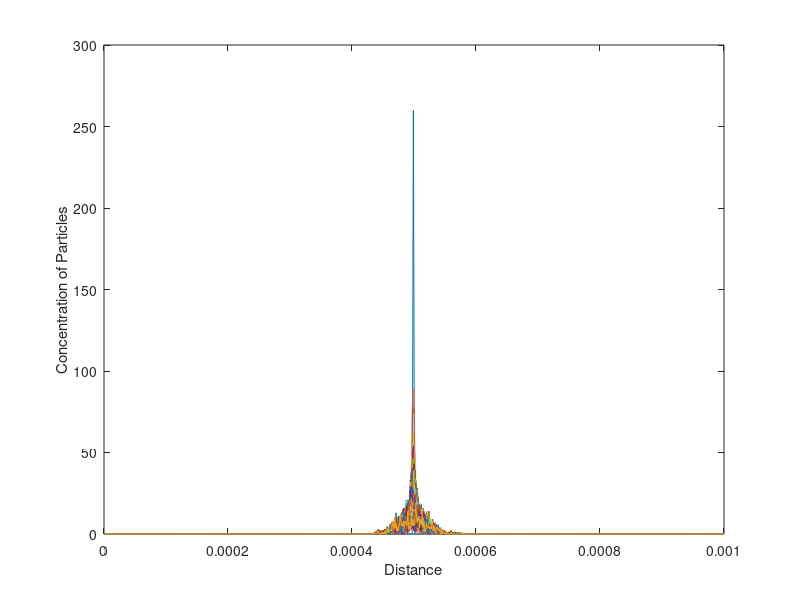

MATLAB code to generate this figure:
%% Random Walk based Simulation for Heat/Diffusion Equation

%% Define constants
D = 1e-3 ;
dt = 2.5e-10 ;      
dx = 10e-7 ;
prob = D*dt/dx^2;
domain = 0:dx:1e-3 ;
len = length(domain) ;
N = 500 ;

particle = zeros(1,len) ;       % Stores the number of particles in each domain
particle((len-1)/2) = N ;              % 
probm = zeros(len,3);           % Stores particles staying put(1),coming from left(2) and right(3)
%% Begin iterating for 1000 time intants
for t = 0:1000
    
for i = 1:len
    % Will need condition check if boundary conditions are to be included
    a = rand(1,particle(i));                              % Create a random array from 1 to 4
    probm(i,1) = length(a(a>=prob & a<=1-prob)) ;         % Condition for 1/2 prob 
    if (i ~= 1)
        probm(i-1,3) = length(a(a<prob)) ;            % Particle from right at 3
        particle(i-1) = sum(probm(i-1,:)) ;           % probm(i-1) is already filled, thus compute sum
    end
    if (i ~= len)    
        probm(i+1,2) = length(a(a>1-prob)) ;        % Particle from left at 2
    else
        particle(i) = sum(probm(i,:)) ;         % Last particle, hence compute sum
    end    
end
    if(mod(t,10) == 0)
        plot(domain,particle);
        hold on
    end
end
%% End
xlabel('Distance');
ylabel('Concentration of Particles');
